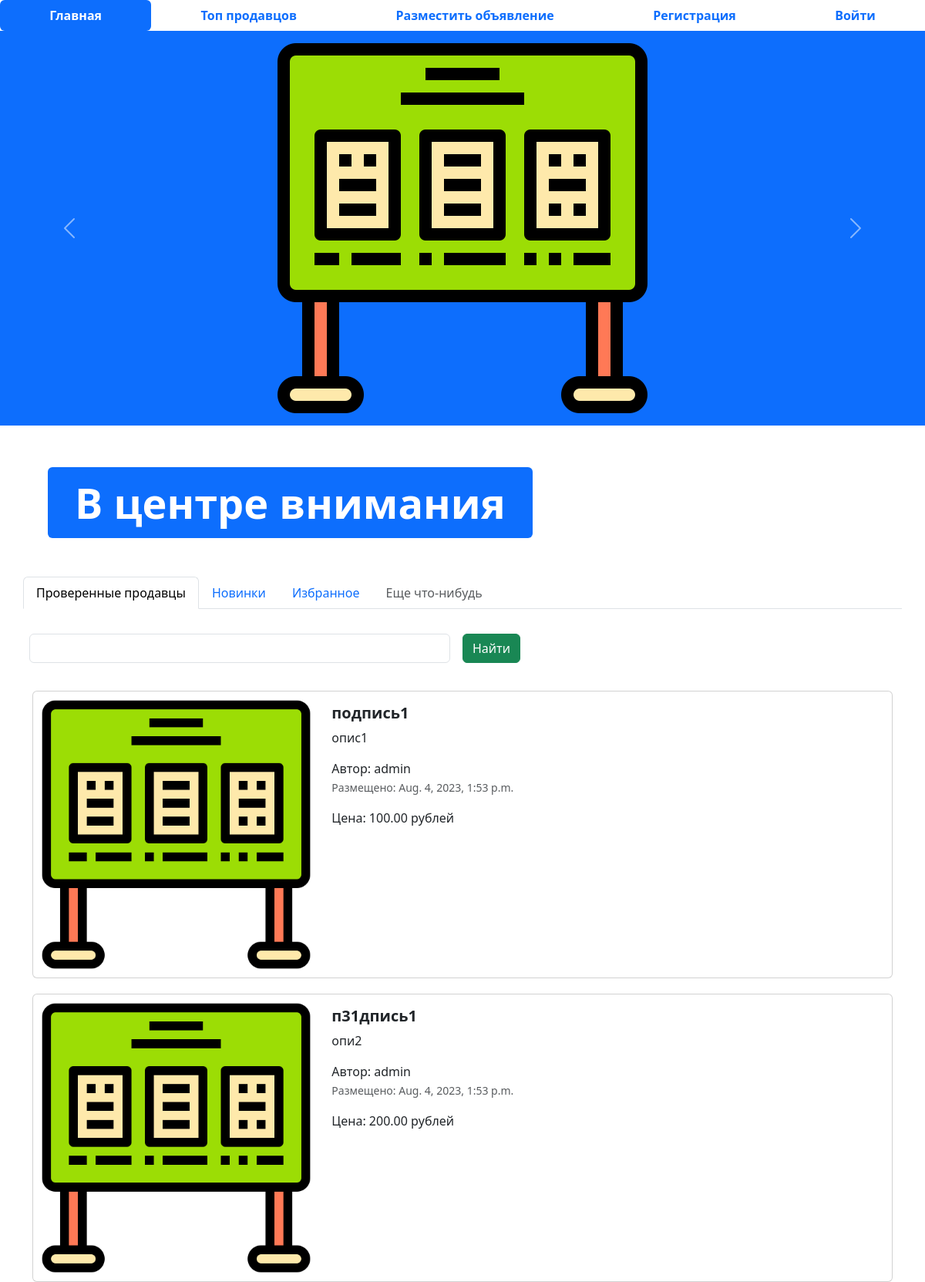
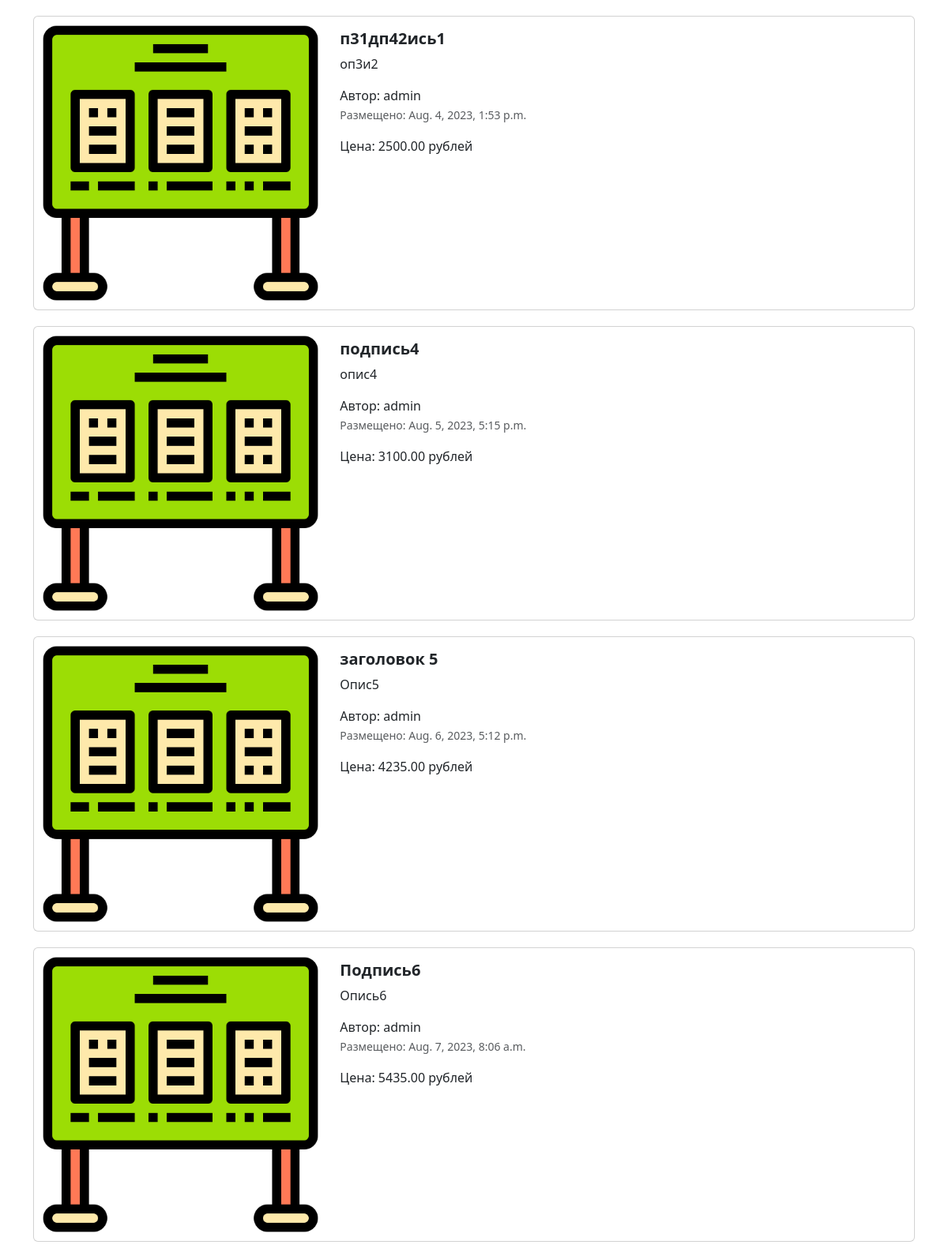
The page / (upper part) on the database its author committed (2 pictures, top to bottom).
### app_advertisements/models.py (models this page shows, shortened)
class Advertisement(models.Model):
    title = models.CharField("Заголовок", max_length=120, null=True, validators=[validate_even])
    description = models.TextField("Описание")
    price = models.DecimalField("Цена", max_digits=10, decimal_places=2)
    auction = models.BooleanField("Торг", help_text="Отметьте, если торг уместен")
    created_at = models.DateTimeField(auto_now_add=True)
    updated_at = models.DateTimeField(auto_now=True)
    user = models.ForeignKey(User, verbose_name='пользователь', on_delete=models.CASCADE, null=True, blank=True)
    image = models.ImageField('изображение', blank=True, upload_to='advertisements/')
    class Meta:
        db_table = "advertisements"

### app_advertisements/views.py (the view)
# urls.py: path('', index, name='main-page'),
def index(request):
    advertisements = Advertisement.objects.all()
    context = {'advertisements' : advertisements}
    return render(request, 'app_advertisements/index.html', context)

### templates/app_advertisements/index.html (shortened to what this page needs)
{% extends 'base.html' %}
{% load static %}
{% block content %}
<ul class="nav nav-pills sticky-top bg-white nav-fill">
  <li class="nav-item">
    <a class="nav-link active" aria-current="page" href="{% url 'main-page' %}">
      <span style="font-weight: bold;">Главная</span>
    </a>
  </li>
  <li class="nav-item">
    <a class="nav-link" href="{% url 'top-sellers' %}"><span style="font-weight: bold;">Топ продавцов</span>
    </a>
  </li>
  <li class="nav-item">
    <a class="nav-link" href="{% url 'advertisement-post-page' %}">
      <span style="font-weight: bold;">Разместить объявление</span>
    </a>
  </li>
  {% if request.user.is_authenticated == False %}
  <li class="nav-item">
    <a class="nav-link" href="{% url 'register' %}">
      <span style="font-weight: bold;">Регистрация</span>
    </a>
  </li>
  {% else %}
  <li class="nav-item">
    <a class="nav-link" href="{% url 'profile' %}">
      <span style="font-weight: bold;">Профиль</span>
    </a>
  </li>
  {% endif %}
  {% if request.user.is_authenticated == False %}
  <li class="nav-item">
    <a class="nav-link" href="{% url 'login' %}">
      <span style="font-weight: bold;">Войти</span>
    </a>
  </li>
  {% else %}
  <li class="nav-item">
    <a class="nav-link" href="{% url 'logout' %}">
      <span style="font-weight: bold;">Выйти</span>
    </a>
  </li>
  {% endif %}
</ul>
<div id="carouselExampleControls" class="carousel slide bg-primary" data-bs-ride="carousel">
  <div class="carousel-inner">
    <div class="carousel-item active">
      <img src="{% static 'img/image.png' %}" class="mx-auto d-block w-33" alt="1">
    </div>
  </div>
  <button class="carousel-control-prev" type="button" data-bs-target="#carouselExampleControls" data-bs-slide="prev">
    <span class="carousel-control-prev-icon" aria-hidden="true"></span>
  </button>
  <button class="carousel-control-next" type="button" data-bs-target="#carouselExampleControls" data-bs-slide="next">
    <span class="carousel-control-next-icon" aria-hidden="true"></span>
  </button>
</div>
<div class="container" style="margin: 50px;">
  <div class="display-2">
    <span class="badge bg-primary">В центре внимания</span>
  </div>
</div>
<div class="container">
  <div class="row">
    <ul class="nav nav-tabs bg-white">
      <li class="nav-item">
        <a class="nav-link active" aria-current="page" href="#">Проверенные продавцы</a>
      </li>
      <li class="nav-item">
        <a class="nav-link" href="#">Новинки</a>
      </li>
      <li class="nav-item">
        <a class="nav-link" href="#">Избранное</a>
      </li>
      <li class="nav-item">
        <a class="nav-link disabled" href="#" tabindex="-1" aria-disabled="true">Еще что-нибудь</a>
      </li>
    </ul>
    <form class="row g-3">
      <div class="col-auto w-50">
        <input type="text" class="form-control">
      </div>
      <div class="col-auto">
        <button type="submit" class="btn btn-success mb-3">Найти</button>
      </div>
    </form>
  </div>
  {% for adv in advertisements %}
  <div class="col">
    <div class="card mb-2" style="max-width: 1200px; margin-top: 20px;">
      <div class="row g-0">
        <div class="col-md-4">
          <a href="advertisement.html" class="nav-link">
            <img src="{% if adv.image %} {{ adv.image.url}} {% else %}  {% static 'img/image.png'%} {% endif %}" class="img-fluid rounded-start" alt="Card title">
          </a>
        </div>
        <div class="col-md-8">
          <div class="card-body">
            <h5 class="card-title">
              <a href="advertisement.html" class="nav-link"><strong>{{ adv.title }}</strong></a>
            </h5>
            <a href="advertisement.html" class="nav-link">
              <p class="card-text">
                {{ adv.description}}
              </p>
              <span>Автор: {{ adv.user }}</span>
              <p class="card-text"><small class="text-muted">Размещено: {{ adv.created_at }}</small></p>
              <span>Цена: {{ adv.price }} рублей</span>
            </a>
          </div>
        </div>
      </div>
    </div>
    {% endfor %}
  </div>
</div>
{% endblock %}

### templates/base.html (shortened to what this page needs)
{% load static %}
<!DOCTYPE html>
<html lang="en">
<head>
    <link href="{% static 'css/bootstrap.min.css' %}" rel="stylesheet">
    <link rel="stylesheet" href="{% static 'css/fontello.css' %}">
</head>
<body>
    {% block content %}
    {% endblock %}
</body>
</html>

### rows shown on the page
Advertisement: title "подпись1", description "опис1", user "admin", created_at "Aug. 4, 2023, 1:53 p.m.", price "100.00"
Advertisement: title "п31дпись1", description "опи2", user "admin", created_at "Aug. 4, 2023, 1:53 p.m.", price "200.00"
Advertisement: title "п31дп42ись1", description "оп3и2", user "admin", created_at "Aug. 4, 2023, 1:53 p.m.", price "2500.00"
Advertisement: title "подпись4", description "опис4", user "admin", created_at "Aug. 5, 2023, 5:15 p.m.", price "3100.00"
Advertisement: title "заголовок 5", description "Опис5", user "admin", created_at "Aug. 6, 2023, 5:12 p.m.", price "4235.00"
Advertisement: title "Подпись6", description "Опись6", user "admin", created_at "Aug. 7, 2023, 8:06 a.m.", price "5435.00"
